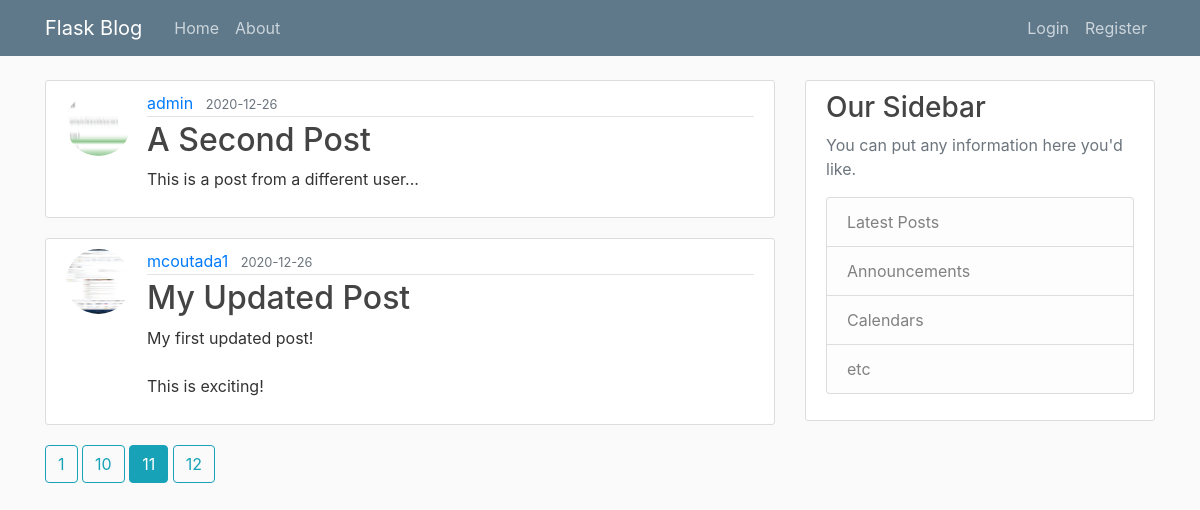
Page /home?page=11 on the committed database.
### flaskblog/models.py (models this page shows, shortened)
class Post(db.Model):
    id = db.Column(db.Integer, primary_key=True)
    title = db.Column(db.String(100), nullable=False)
    date_posted = db.Column(db.DateTime, nullable=False, default=datetime.utcnow)
    content = db.Column(db.Text, nullable=False)
    user_id = db.Column(db.Integer, db.ForeignKey("user.id"), nullable=False)

class User(db.Model, UserMixin):
    id = db.Column(db.Integer, primary_key=True)
    username = db.Column(db.String(20), unique=True, nullable=False)
    email = db.Column(db.String(120), unique=True, nullable=False)
    image_file = db.Column(db.String(20), nullable=False, default="default.jpg")
    password = db.Column(db.String(60), nullable=False)
    posts = db.relationship("Post", backref="author", lazy=True)

### flaskblog/main/routes.py (the view)
@main.route("/")
@main.route("/home")
def home():
    page = request.args.get("page", 1, type=int)
    posts = Post.query.order_by(Post.date_posted.desc()).paginate(page=page, per_page=2)
    return render_template("home.html", posts=posts)

### flaskblog/templates/home.html (shortened to what this page needs)
{% extends "layout.html" %}
{% block content %}
    {% for post in posts.items %}
        <article class="media content-section">
        <img class="rounded-circle article-img" src="{{url_for('static',filename="profile_pics/" + post.author.image_file)}}">
          <div class="media-body">
            <div class="article-metadata">
              <a class="mr-2" href="{{ url_for('users.user_posts', username=post.author.username) }}">{{ post.author.username }}</a>
              <small class="text-muted">{{ post.date_posted.strftime('%Y-%m-%d') }}</small>
            </div>
            <h2><a class="article-title" href="{{ url_for('posts.post', post_id=post.id) }}">{{ post.title }}</a></h2>
            <p class="article-content">{{ post.content }}</p>
          </div>
        </article>
    {% endfor %}
    {% for page_num in posts.iter_pages(left_edge=1, right_edge=1,left_current=1, right_current=2) %}
      {% if page_num %}
        {% if posts.page == page_num %}
            <a class='btn btn-info mb-4' href="{{url_for('main.home', page=page_num)}}"> {{ page_num }}</a>
        {% else %}
            <a class='btn btn-outline-info mb-4' href="{{url_for('main.home', page=page_num)}}"> {{ page_num }}</a>
        {% endif %}
      {% endif %}
    {% endfor %}
{% endblock content %}

### flaskblog/static/main.css (style rules this page uses)
body { background: #fafafa; color: #333333; margin-top: 5rem; }
h1, h2, h3, h4, h5, h6 { color: #444444; }
.content-section { background: #ffffff; padding: 10px 20px; border: 1px solid #dddddd; border-radius: 3px; margin-bottom: 20px; }
.article-title { color: #444444; }
.article-content { white-space: pre-line; }
.article-img { height: 65px; width: 65px; margin-right: 16px; }
.article-metadata { padding-bottom: 1px; margin-bottom: 4px; border-bottom: 1px solid #e3e3e3 }

### rows in the picture
Post: image_file (picture), author.username "admin", date_posted "2020-12-26", title "A Second Post", content "This is a post from a different user..."
Post: image_file (picture), author.username "mcoutada1", date_posted "2020-12-26", title "My Updated Post", content "My first updated post! This is exciting!"

### other values in the picture
{{ page_num }} "1" "10" "12"
{{ page_num }} "11"
